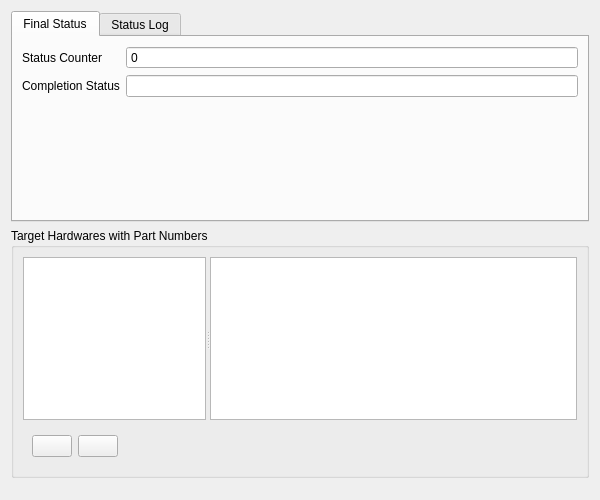
<?xml version="1.0" encoding="UTF-8"?>
<ui version="4.0">
 <author>Thomas Vogt</author>
 <class>Arinc615aDlaQt::InformationOperationCompletedPage</class>
 <widget class="QWizardPage" name="Arinc615aDlaQt::InformationOperationCompletedPage">
  <property name="geometry">
   <rect>
    <x>0</x>
    <y>0</y>
    <width>600</width>
    <height>500</height>
   </rect>
  </property>
  <property name="windowTitle">
   <string>WizardPage</string>
  </property>
  <property name="title">
   <string>Information Operation Completed</string>
  </property>
  <property name="subTitle">
   <string>Results of the ARINC 615A Information Operation</string>
  </property>
  <layout class="QVBoxLayout" name="verticalLayout_4">
   <item>
    <widget class="QTabWidget" name="gbFinalStatus">
     <property name="currentIndex">
      <number>0</number>
     </property>
     <widget class="QWidget" name="finalStatusPage">
      <attribute name="title">
       <string>Final Status</string>
      </attribute>
      <layout class="QFormLayout" name="formLayout">
       <item row="1" column="0">
        <widget class="QLabel" name="lblFinalStatus">
         <property name="text">
          <string>Completion Status</string>
         </property>
         <property name="buddy">
          <cstring>finalStatus</cstring>
         </property>
        </widget>
       </item>
       <item row="0" column="0">
        <widget class="QLabel" name="statusCounterLabel">
         <property name="text">
          <string>Status Counter</string>
         </property>
         <property name="buddy">
          <cstring>statusCounter</cstring>
         </property>
        </widget>
       </item>
       <item row="0" column="1">
        <widget class="QSpinBox" name="statusCounter">
         <property name="readOnly">
          <bool>true</bool>
         </property>
         <property name="buttonSymbols">
          <enum>QAbstractSpinBox::NoButtons</enum>
         </property>
        </widget>
       </item>
       <item row="1" column="1">
        <widget class="QLineEdit" name="finalStatus">
         <property name="sizePolicy">
          <sizepolicy hsizetype="Expanding" vsizetype="Fixed">
           <horstretch>1</horstretch>
           <verstretch>0</verstretch>
          </sizepolicy>
         </property>
         <property name="readOnly">
          <bool>true</bool>
         </property>
        </widget>
       </item>
      </layout>
     </widget>
     <widget class="QWidget" name="statusLogPage">
      <attribute name="title">
       <string>Status Log</string>
      </attribute>
      <layout class="QVBoxLayout" name="verticalLayout">
       <item>
        <widget class="QTableView" name="statusLog">
         <property name="alternatingRowColors">
          <bool>true</bool>
         </property>
         <property name="selectionMode">
          <enum>QAbstractItemView::NoSelection</enum>
         </property>
         <property name="selectionBehavior">
          <enum>QAbstractItemView::SelectRows</enum>
         </property>
         <attribute name="horizontalHeaderStretchLastSection">
          <bool>true</bool>
         </attribute>
         <attribute name="verticalHeaderVisible">
          <bool>false</bool>
         </attribute>
        </widget>
       </item>
      </layout>
     </widget>
    </widget>
   </item>
   <item>
    <widget class="QGroupBox" name="gbTargetHardwaresPartNumbers">
     <property name="title">
      <string>Target Hardwares with Part Numbers</string>
     </property>
     <layout class="QVBoxLayout" name="verticalLayout_2">
      <item>
       <widget class="QSplitter" name="splitter">
        <property name="orientation">
         <enum>Qt::Horizontal</enum>
        </property>
        <widget class="QTableView" name="targetHardwares">
         <property name="sizePolicy">
          <sizepolicy hsizetype="Expanding" vsizetype="Expanding">
           <horstretch>1</horstretch>
           <verstretch>0</verstretch>
          </sizepolicy>
         </property>
         <property name="editTriggers">
          <set>QAbstractItemView::NoEditTriggers</set>
         </property>
         <property name="alternatingRowColors">
          <bool>true</bool>
         </property>
         <property name="selectionMode">
          <enum>QAbstractItemView::SingleSelection</enum>
         </property>
         <property name="selectionBehavior">
          <enum>QAbstractItemView::SelectRows</enum>
         </property>
         <property name="showGrid">
          <bool>false</bool>
         </property>
         <attribute name="horizontalHeaderStretchLastSection">
          <bool>true</bool>
         </attribute>
         <attribute name="verticalHeaderVisible">
          <bool>false</bool>
         </attribute>
        </widget>
        <widget class="QTableView" name="partNumbers">
         <property name="sizePolicy">
          <sizepolicy hsizetype="Expanding" vsizetype="Expanding">
           <horstretch>2</horstretch>
           <verstretch>0</verstretch>
          </sizepolicy>
         </property>
         <property name="editTriggers">
          <set>QAbstractItemView::NoEditTriggers</set>
         </property>
         <property name="alternatingRowColors">
          <bool>true</bool>
         </property>
         <property name="selectionMode">
          <enum>QAbstractItemView::NoSelection</enum>
         </property>
         <property name="selectionBehavior">
          <enum>QAbstractItemView::SelectRows</enum>
         </property>
         <property name="showGrid">
          <bool>false</bool>
         </property>
         <attribute name="horizontalHeaderStretchLastSection">
          <bool>true</bool>
         </attribute>
         <attribute name="verticalHeaderVisible">
          <bool>false</bool>
         </attribute>
        </widget>
       </widget>
      </item>
      <item>
       <widget class="QWidget" name="widget" native="true">
        <layout class="QHBoxLayout" name="horizontalLayout">
         <item>
          <widget class="QPushButton" name="exportTargetHardwares">
           <property name="toolTip">
            <string>Export Targets Hardware Information</string>
           </property>
           <property name="text">
            <string/>
           </property>
           <property name="icon">
            <iconset resource="../../../qt_icon_resources/lib/qt_icon_resources/font_awesome/font_awesome.qrc">
             <normaloff>:/fa/solid/file-export.svg</normaloff>:/fa/solid/file-export.svg</iconset>
           </property>
           <property name="iconSize">
            <size>
             <width>24</width>
             <height>24</height>
            </size>
           </property>
          </widget>
         </item>
         <item>
          <widget class="QPushButton" name="copyTargetHardwares">
           <property name="toolTip">
            <string>Copy Targets Hardware Information to Clipboard</string>
           </property>
           <property name="text">
            <string/>
           </property>
           <property name="icon">
            <iconset resource="../../../qt_icon_resources/lib/qt_icon_resources/font_awesome/font_awesome.qrc">
             <normaloff>:/fa/solid/copy.svg</normaloff>:/fa/solid/copy.svg</iconset>
           </property>
           <property name="iconSize">
            <size>
             <width>24</width>
             <height>24</height>
            </size>
           </property>
          </widget>
         </item>
         <item>
          <spacer name="horizontalSpacer">
           <property name="orientation">
            <enum>Qt::Horizontal</enum>
           </property>
           <property name="sizeHint" stdset="0">
            <size>
             <width>40</width>
             <height>20</height>
            </size>
           </property>
          </spacer>
         </item>
        </layout>
       </widget>
      </item>
     </layout>
    </widget>
   </item>
   <item>
    <spacer name="verticalSpacer">
     <property name="orientation">
      <enum>Qt::Vertical</enum>
     </property>
     <property name="sizeHint" stdset="0">
      <size>
       <width>20</width>
       <height>40</height>
      </size>
     </property>
    </spacer>
   </item>
  </layout>
 </widget>
 <tabstops>
  <tabstop>statusCounter</tabstop>
  <tabstop>finalStatus</tabstop>
  <tabstop>targetHardwares</tabstop>
  <tabstop>partNumbers</tabstop>
  <tabstop>exportTargetHardwares</tabstop>
  <tabstop>copyTargetHardwares</tabstop>
  <tabstop>statusLog</tabstop>
  <tabstop>gbFinalStatus</tabstop>
 </tabstops>
 <resources>
  <include location="../../../qt_icon_resources/lib/qt_icon_resources/font_awesome/font_awesome.qrc"/>
 </resources>
 <connections/>
</ui>
